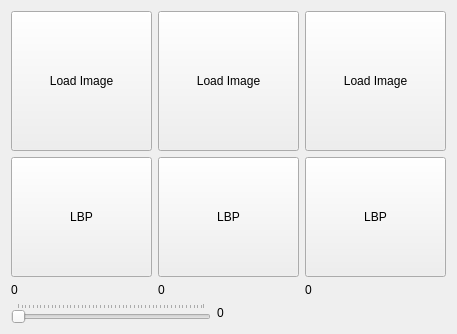
<?xml version="1.0" encoding="UTF-8"?>
<ui version="4.0">
 <class>Widget</class>
 <widget class="QWidget" name="Widget">
  <property name="geometry">
   <rect>
    <x>0</x>
    <y>0</y>
    <width>457</width>
    <height>334</height>
   </rect>
  </property>
  <property name="windowTitle">
   <string>LBP</string>
  </property>
  <property name="windowIcon">
   <iconset>
    <normaloff>../../demos/qtdemo/qtdemo.ico</normaloff>../../demos/qtdemo/qtdemo.ico</iconset>
  </property>
  <layout class="QGridLayout" name="gridLayout">
   <item row="0" column="0">
    <layout class="QHBoxLayout" name="horizontalLayout_2">
     <item>
      <widget class="QToolButton" name="toolButton">
       <property name="sizePolicy">
        <sizepolicy hsizetype="Expanding" vsizetype="Expanding">
         <horstretch>0</horstretch>
         <verstretch>0</verstretch>
        </sizepolicy>
       </property>
       <property name="minimumSize">
        <size>
         <width>100</width>
         <height>100</height>
        </size>
       </property>
       <property name="text">
        <string>Load Image</string>
       </property>
      </widget>
     </item>
     <item>
      <widget class="QToolButton" name="toolButton_2">
       <property name="sizePolicy">
        <sizepolicy hsizetype="Expanding" vsizetype="Expanding">
         <horstretch>0</horstretch>
         <verstretch>0</verstretch>
        </sizepolicy>
       </property>
       <property name="minimumSize">
        <size>
         <width>100</width>
         <height>100</height>
        </size>
       </property>
       <property name="text">
        <string>Load Image</string>
       </property>
      </widget>
     </item>
     <item>
      <widget class="QToolButton" name="toolButton_3">
       <property name="sizePolicy">
        <sizepolicy hsizetype="Expanding" vsizetype="Expanding">
         <horstretch>0</horstretch>
         <verstretch>0</verstretch>
        </sizepolicy>
       </property>
       <property name="minimumSize">
        <size>
         <width>100</width>
         <height>100</height>
        </size>
       </property>
       <property name="text">
        <string>Load Image</string>
       </property>
      </widget>
     </item>
    </layout>
   </item>
   <item row="1" column="0">
    <layout class="QHBoxLayout" name="horizontalLayout_3">
     <item>
      <layout class="QVBoxLayout" name="verticalLayout">
       <item>
        <widget class="QToolButton" name="toolButton_4">
         <property name="sizePolicy">
          <sizepolicy hsizetype="Expanding" vsizetype="Expanding">
           <horstretch>0</horstretch>
           <verstretch>0</verstretch>
          </sizepolicy>
         </property>
         <property name="minimumSize">
          <size>
           <width>100</width>
           <height>100</height>
          </size>
         </property>
         <property name="text">
          <string>LBP</string>
         </property>
        </widget>
       </item>
       <item>
        <widget class="QLabel" name="label_2">
         <property name="text">
          <string>0</string>
         </property>
        </widget>
       </item>
      </layout>
     </item>
     <item>
      <layout class="QVBoxLayout" name="verticalLayout_2">
       <item>
        <widget class="QToolButton" name="toolButton_5">
         <property name="sizePolicy">
          <sizepolicy hsizetype="Expanding" vsizetype="Expanding">
           <horstretch>0</horstretch>
           <verstretch>0</verstretch>
          </sizepolicy>
         </property>
         <property name="minimumSize">
          <size>
           <width>100</width>
           <height>100</height>
          </size>
         </property>
         <property name="text">
          <string>LBP</string>
         </property>
        </widget>
       </item>
       <item>
        <widget class="QLabel" name="label_3">
         <property name="text">
          <string>0</string>
         </property>
        </widget>
       </item>
      </layout>
     </item>
     <item>
      <layout class="QVBoxLayout" name="verticalLayout_3">
       <item>
        <widget class="QToolButton" name="toolButton_6">
         <property name="sizePolicy">
          <sizepolicy hsizetype="Expanding" vsizetype="Expanding">
           <horstretch>0</horstretch>
           <verstretch>0</verstretch>
          </sizepolicy>
         </property>
         <property name="minimumSize">
          <size>
           <width>100</width>
           <height>100</height>
          </size>
         </property>
         <property name="text">
          <string>LBP</string>
         </property>
        </widget>
       </item>
       <item>
        <widget class="QLabel" name="label_4">
         <property name="text">
          <string>0</string>
         </property>
        </widget>
       </item>
      </layout>
     </item>
    </layout>
   </item>
   <item row="2" column="0">
    <layout class="QHBoxLayout" name="horizontalLayout">
     <item>
      <widget class="QSlider" name="horizontalSlider">
       <property name="sizePolicy">
        <sizepolicy hsizetype="Fixed" vsizetype="Fixed">
         <horstretch>0</horstretch>
         <verstretch>0</verstretch>
        </sizepolicy>
       </property>
       <property name="minimumSize">
        <size>
         <width>200</width>
         <height>0</height>
        </size>
       </property>
       <property name="orientation">
        <enum>Qt::Horizontal</enum>
       </property>
       <property name="tickPosition">
        <enum>QSlider::TicksAbove</enum>
       </property>
       <property name="tickInterval">
        <number>2</number>
       </property>
      </widget>
     </item>
     <item>
      <widget class="QLabel" name="label">
       <property name="text">
        <string>0</string>
       </property>
      </widget>
     </item>
    </layout>
   </item>
  </layout>
 </widget>
 <layoutdefault spacing="6" margin="11"/>
 <resources/>
 <connections/>
</ui>
